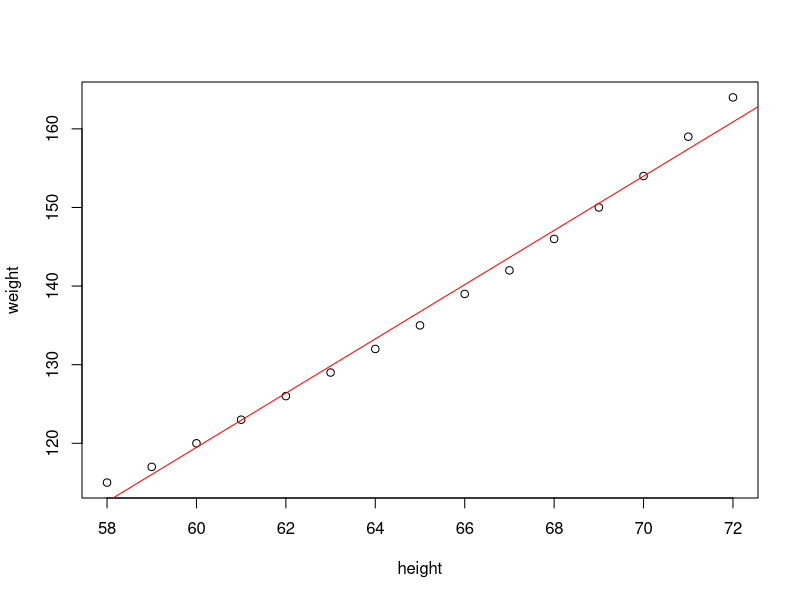
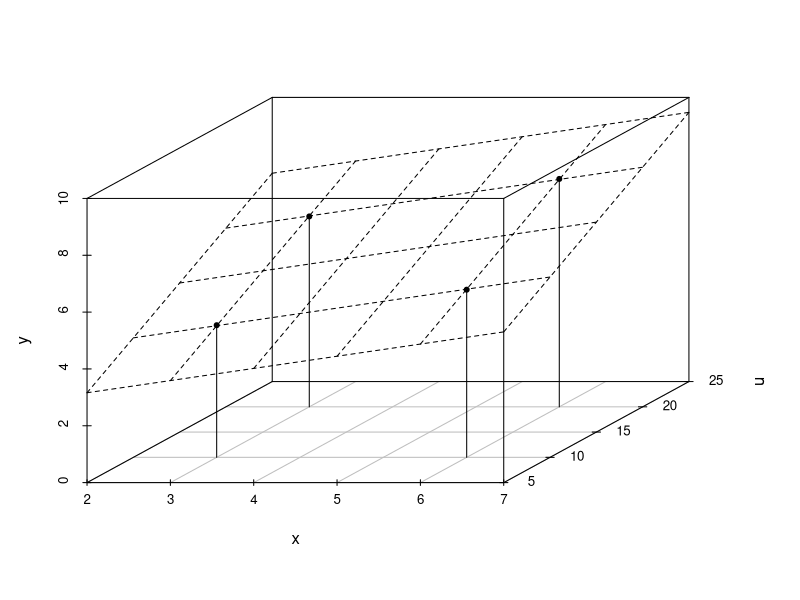
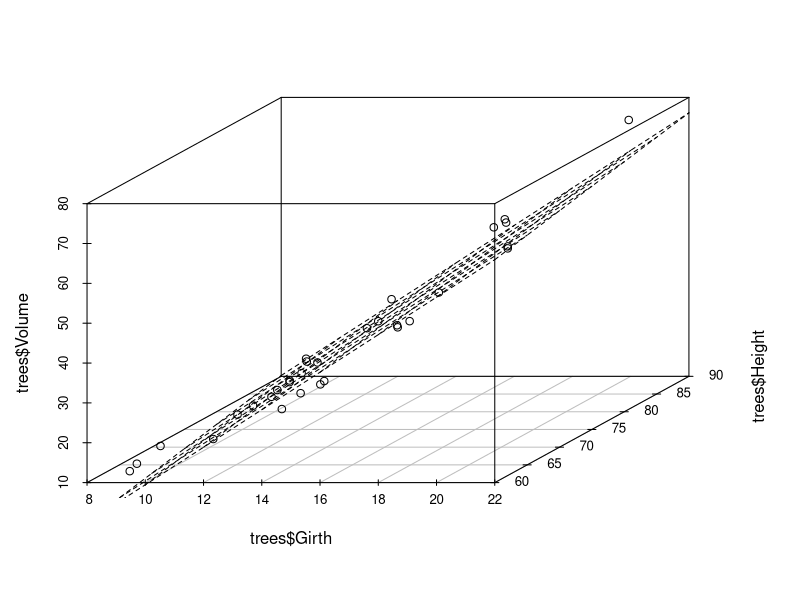

The R source for these figures, in order:
## ---- chunk 1
library(scatterplot3d)
## ---- chunk 2
women
## ---- chunk 3
m=lm(weight~height, data=women)
m
## ---- chunk 4
summary(m)
deviance(m)/length(women)
## ---- chunk 5
plot(women)
abline(m, col="red")
## ---- chunk 6
x=c(3, 6, 3, 6)
u=c(10, 10, 20, 20)
y=c(4.65, 5.9, 6.7, 8.02)
a=lm(y~x+u)
summary(a)

s=scatterplot3d(x, u, y, xlim=2:7, ylim=7:23, zlim=0:10, pch=20, type="h")

s$plane3d(a)
## ---- chunk 7
trees
## ---- chunk 8
s=scatterplot3d(trees$Girth, trees$Height, trees$Volume)
m=lm(Volume~Girth+Height, data=trees)
m
summary(m)
s$plane3d(m)
## ---- chunk 9
ndata=data.frame(Girth=c(8.5, 13, 19), Height=c(72, 86, 85))
predict(m, newdata=ndata)
